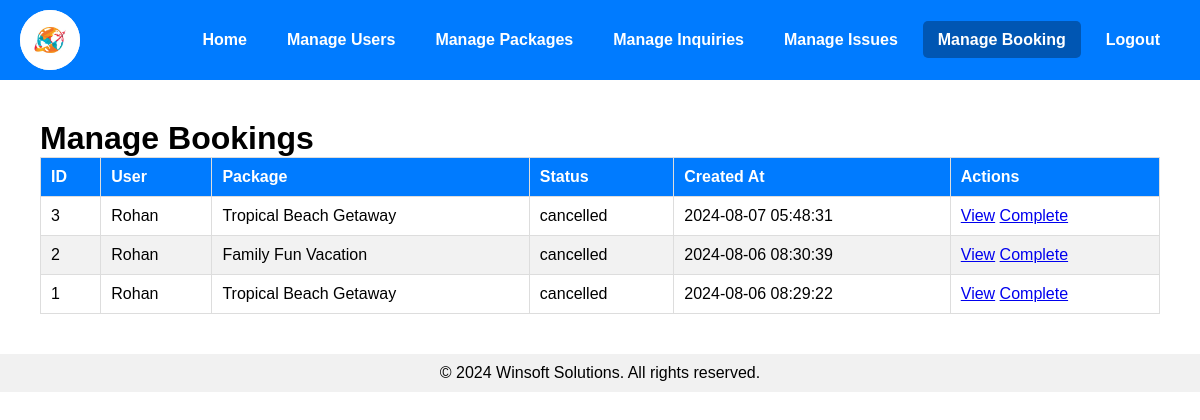
The app's page /admin_dashboard.php?tab=manage_booking (signed in) with its own data.
### tables this page shows
CREATE TABLE `bookings` (
  `id` int(11) NOT NULL,
  `user_id` int(11) NOT NULL,
  `package_id` int(11) NOT NULL,
  `status` enum('booked','cancelled','completed') DEFAULT 'booked',
  `created_at` timestamp NOT NULL DEFAULT current_timestamp(),
  `booked_on` timestamp NOT NULL DEFAULT current_timestamp(),
  `cancelled_on` timestamp NULL DEFAULT NULL
);

CREATE TABLE `users` (
  `id` int(11) NOT NULL,
  `name` varchar(100) NOT NULL,
  `email` varchar(100) NOT NULL,
  `password` varchar(255) NOT NULL,
  `role` enum('admin','user') DEFAULT 'user',
  `created_at` timestamp NOT NULL DEFAULT current_timestamp()
);

CREATE TABLE `packages` (
  `id` int(11) NOT NULL,
  `name` varchar(100) NOT NULL,
  `description` text NOT NULL,
  `price` decimal(10,2) NOT NULL,
  `created_at` timestamp NOT NULL DEFAULT current_timestamp()
);

### admin_manage_booking.php (the view)
<?php
include 'config.php';
$sql    = "SELECT bookings.id, users.name AS user_name, packages.name AS package_name, bookings.status, bookings.created_at
        FROM bookings
        JOIN users ON bookings.user_id = users.id
        JOIN packages ON bookings.package_id = packages.id
        ORDER BY bookings.created_at DESC";
$result = $conn->query ( $sql );
?>
<div class="content">
     <h1>Manage Bookings</h1>
     <?php if ( $result->num_rows > 0 ) : ?>
     <table>
          <thead>
               <tr>
                    <th>ID</th>
                    <th>User</th>
                    <th>Package</th>
                    <th>Status</th>
                    <th>Created At</th>
                    <th>Actions</th>
               </tr>
          </thead>
          <tbody>
               <?php while ( $row = $result->fetch_assoc () ) : ?>
               <tr>
                    <td><?= $row[ 'id' ] ?></td>
                    <td><?= htmlspecialchars ( $row[ 'user_name' ] ) ?></td>
                    <td><?= htmlspecialchars ( $row[ 'package_name' ] ) ?></td>
                    <td><?= htmlspecialchars ( $row[ 'status' ] ) ?></td>
                    <td><?= $row[ 'created_at' ] ?></td>
                    <td>
                         <a href="view_booking.php?id=<?= $row[ 'id' ] ?>">View</a>
                         <a
                              href="change_booking_status.php?id=<?= $row[ 'id' ] ?>&status=<?= $row[ 'status' ] === 'booked' ? 'cancelled' : ( $row[ 'status' ] === 'cancelled' ? 'completed' : 'booked' ) ?>">
                              <?= $row[ 'status' ] === 'booked' ? 'Cancel' : ( $row[ 'status' ] === 'cancelled' ? 'Complete' : 'Reopen' ) ?>
                         </a>
                    </td>
               </tr>
               <?php endwhile; ?>
          </tbody>
     </table>
     <?php else : ?>
     <p>No bookings found.</p>
     <?php endif; ?>
</div>

### styles/responsive.css (style rules this page uses)
* { margin: 0; padding: 0; }
html, body { font-family: Arial, sans-serif; padding: 0; margin: 0; }
.content { padding: 20px; }
table { width: 100%; border-collapse: collapse; }
table, th, td { border: 1px solid #ddd; }
th, td { padding: 10px; text-align: left; }
th { background-color: #007bff; color: white; }
tr:nth-child(even) { background-color: #f2f2f2; }

### records on screen
bookings: id "3", user.name "Rohan", package.name "Tropical Beach Getaway", status "cancelled", created_at "2024-08-07 05:48:31", shows "Complete"
bookings: id "2", user.name "Rohan", package.name "Family Fun Vacation", status "cancelled", created_at "2024-08-06 08:30:39", shows "Complete"
bookings: id "1", user.name "Rohan", package.name "Tropical Beach Getaway", status "cancelled", created_at "2024-08-06 08:29:22", shows "Complete"
